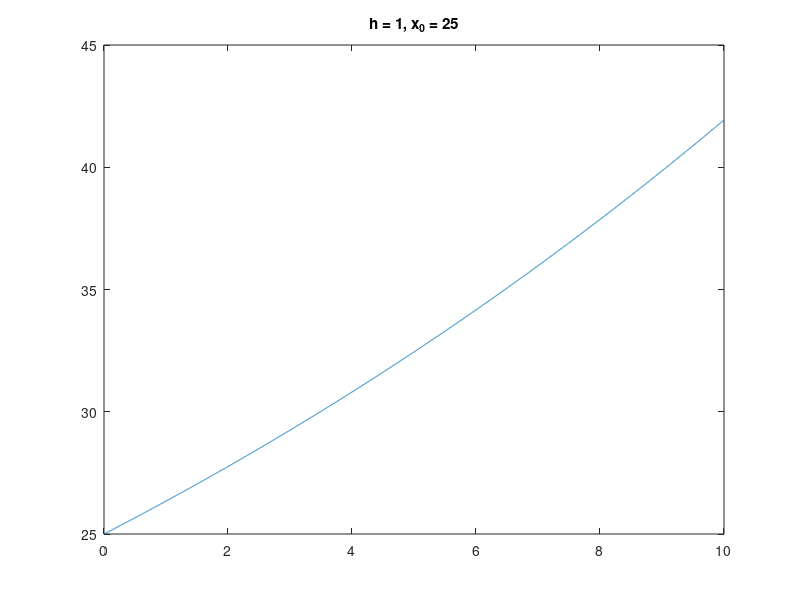

Source code (MATLAB):
h = 0.001;  % step size
t = 0:h:10;  % the range of t
x = zeros(size(t)-1);  % blank list for x
x(1) = 25;  % initial x
n = numel(t); 
for i=1:n-1
x(i+1) = x(i) + h * (0.055*x(i) - 0.0001*x(i)^2); %DE
end

x(n)

plot(t, x)
title("h = 1, x_0 = 25")